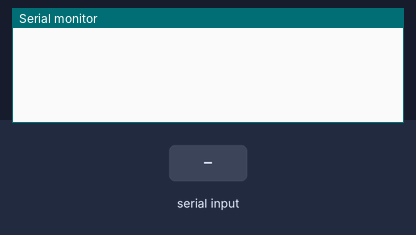
Recording of a sketch running on a simulated Arduino Uno, built with avr-gcc and run on an emulated ATmega328P. On the bench: the last lines printed to the serial monitor. The inputs (shaded band) are chosen by the test bench.

Above: at 1.2 s.
1.3 s: "$GPRMC\n" received over Serial
At 2.5 s:
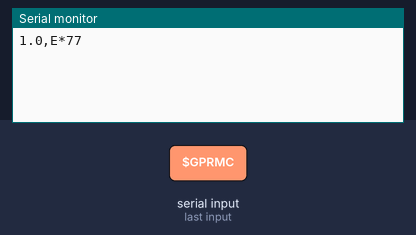
2.8 s: "1\n" received over Serial
At 3.6 s:
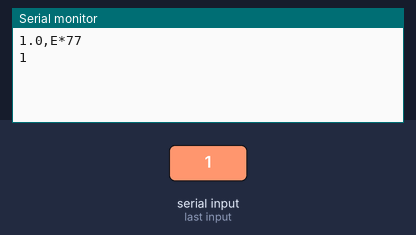

Measured:
- after the input at 1.3 s, the serial monitor: prints a new line at once (image 1)
- after the input at 2.8 s, the serial monitor: prints a new line at once (image 2)

The sketch:

nmea-variation-injector.ino
```cpp
String inputString = "";      // a String to hold incoming data
String checksum = "";
int indexx;
bool stringComplete = false;  // whether the string is complete

//#define DEBUG

void setup() {
  // initialize serial:
  Serial.begin(9600);
  // reserve sufficient bytes for the strings:
  checksum.reserve(10);
  inputString.reserve(300);
}


/*
 * void calcChecksum(const String &data, String &result)
 *
 * This function evaluates the received NMEA 0183 sentence and sends it over the
 * serial port. If the NMEA 0183 sentence is a $GPRMC sentence, it Inserts a
 * fixed variation value into the sentence and recalculates the checksum. The
 * old checksum is replaced by the new one and the new sentence is then sent over
 * the serial port. Other nmea sentences remain untouched.
 * Note: This function assumes that the variation is not already set in the
 * received $GPRMC sentence and is not safe to use if the value is already set.
 *
 * @param args
 * const String& input: The part of the NMEA 0183 sentence of which the checksum shall be calculated.
 * String& result:      The String to write the checksum into.
 *
 * @param returns
 * nothing
 *
 */
void calcChecksum(const String& input, String& result) {
  byte checksum = byte(input.charAt(1));
  //Serial.print(input.charAt(1));

  for (unsigned int i = 2; i < input.length()-1; i++) {
    //Serial.print(input.charAt(i));
    checksum ^= byte(input.charAt(i));
  }

  //Serial.println(" ");

  char hexString[3];
  sprintf(hexString, "%02X", checksum);

  result = String(hexString);
}

/*
 * void loop()
 *
 * This function evaluates the received NMEA 0183 sentence and sends it over the
 * serial port. If the NMEA 0183 sentence is a $GPRMC sentence, it Inserts a
 * fixed variation value into the sentence and recalculates the checksum. The
 * old checksum is replaced by the new one and the new sentence is then sent over
 * the serial port. Other nmea sentences remain untouched.
 * Note: This function assumes that the variation is not already set in the
 * received $GPRMC sentence and is not safe to use if the value is already set.
 *
 * @param args
 * none
 *
 * @param returns
 * nothing
 *
 */
void loop() {
  if (stringComplete) {
    if (inputString.startsWith("$GPRMC")) {
#ifdef DEBUG
      Serial.println(String("Found $GPRMC string: ") += inputString);
#endif
      //scroll to the 10th comma
      indexx = 0;
      for (int i = 0; i < 10; i++) {
        indexx = inputString.indexOf(',', indexx+1);    //TODO handle the -1 as error
      }
      //we now have the index of the 10th comma stored in the variable called index. Remove everything after the 10th comma:
      inputString.remove(indexx+1);
      //add magnetic variation
      inputString.concat("1.0,E*");           //WEIRD commenting this line prevents missing characters in the output
      //add checksum
      calcChecksum(inputString, checksum);
      inputString.concat(checksum);
      inputString.concat("\r\n");
      Serial.print(inputString);
    }
    else {
#ifdef DEBUG
      Serial.println("Other NMEA sentence");
#endif
      inputString.concat("\r\n");
      Serial.print(inputString);
    }

    // clear the string:
    inputString = "";
    stringComplete = false;
  }
}

/*
 * void serialEvent()
 *
 * Whenever a new byte is available on the serial port, this function reads
 * the byte from the serial port and appends it to the global variable inputString.
 * If the byte is a newline character ('\n' / decimal 10 / hexadecimal 0x10),
 * it means that the end of an NMEA 0183 sentence was read and the global
 * variable string_complete is set to true.
 *
 * @param args
 * none
 *
 * @param returns
 * nothing
 */
void serialEvent() {
  while (Serial.available() && stringComplete == false) {
    // get the new byte:
    char inChar = (char)Serial.read();
    // add it to the inputString:
    inputString += inChar;
    // if the incoming character is a newline, set a flag so the main loop can
    // do something about it:
    if (inChar == '\n') {
#ifdef DEBUG
      Serial.println("Found newline");
#endif
      stringComplete = true;
      inputString.trim();
      break;
    }
  }
}
```
